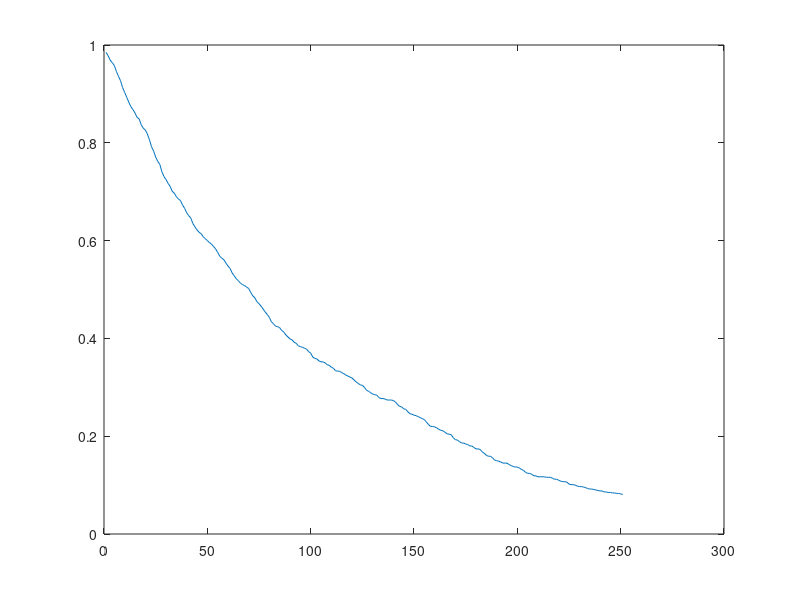

This figure's MATLAB source:

% the random samplers
m = 100;

% the sampling domain
n = 100*100;
u2 = ones(n,1);
u2(randi(n)) = 0; % we look for this position

iters = 251;

trials = 1000;
P = zeros(iters,1);
for t = 1:trials,
	U = 1;
	Us = zeros(iters,1);
	for i = 1:iters,
		U = min(U, min(u2(randi(n,m,1))));
		Us(i) = U;
		if U == 0,
			break;
		end
	end
	P = ((t-1)*P + Us)/t;
	plot(1:iters,P)
end
